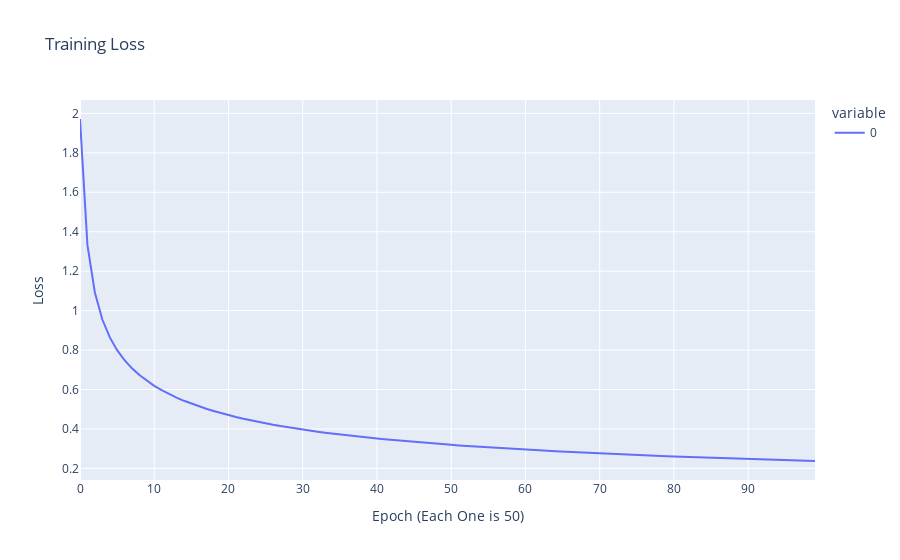

The notebook cell this image was saved under:
### Markdown cell above
Here's a plot of how training optimizes the loss function.

### Code cell
charts.pop('0')
fig = px.line(charts.values(), title='Training Loss', labels={'x':'Epoch', 'y':'Loss'})
fig.update_layout(xaxis_title='Epoch (Each One is 50)', yaxis_title='Loss')

### Figure 1 — Plotly figure (JSON) as saved in the notebook; plotly's stock layout.template omitted (floating-point values rounded to 4 significant figures)
{"data": [{"hovertemplate": "variable=0<br>index=%{x}<br>value=%{y}<extra></extra>", "legendgroup": "0", "line": {"color": "#636efa", "dash": "solid"}, "mode": "lines", "name": "0", "orientation": "v", "showlegend": true, "type": "scatter", "x": [0, 1, 2, 3, 4, 5, 6, 7, 8, 9, 10, 11, 12, 13, 14, 15, 16, 17, 18, 19, 20, 21, 22, 23, 24, 25, 26, 27, 28, 29, 30, 31, 32, 33, 34, 35, 36, 37, 38, 39, 40, 41, 42, 43, 44, 45, 46, 47, 48, 49, 50, 51, 52, 53, 54, 55, 56, 57, 58, 59, 60, 61, 62, 63, 64, 65, 66, 67, 68, 69, 70, 71, 72, 73, 74, 75, 76, 77, 78, 79, 80, 81, 82, 83, 84, 85, 86, 87, 88, 89, 90, 91, 92, 93, 94, 95, 96, 97, 98, 99], "xaxis": "x", "y": [1.972, 1.333, 1.092, 0.9562, 0.8655, 0.7995, 0.7485, 0.7073, 0.6731, 0.6439, 0.6187, 0.5964, 0.5766, 0.5588, 0.5427, 0.528, 0.5145, 0.5021, 0.4906, 0.4799, 0.4699, 0.4606, 0.4519, 0.4436, 0.4358, 0.4285, 0.4215, 0.4149, 0.4086, 0.4026, 0.3969, 0.3914, 0.3862, 0.3812, 0.3764, 0.3718, 0.3674, 0.3631, 0.359, 0.3551, 0.3512, 0.3476, 0.344, 0.3406, 0.3373, 0.334, 0.3309, 0.3279, 0.325, 0.3221, 0.3193, 0.3167, 0.314, 0.3115, 0.309, 0.3066, 0.3042, 0.3019, 0.2997, 0.2975, 0.2953, 0.2932, 0.2912, 0.2892, 0.2872, 0.2853, 0.2834, 0.2816, 0.2798, 0.278, 0.2763, 0.2746, 0.273, 0.2713, 0.2697, 0.2682, 0.2666, 0.2651, 0.2636, 0.2621, 0.2607, 0.2593, 0.2579, 0.2566, 0.2552, 0.2539, 0.2526, 0.2513, 0.2501, 0.2488, 0.2476, 0.2464, 0.2452, 0.2441, 0.2429, 0.2418, 0.2407, 0.2396, 0.2385, 0.2374], "yaxis": "y"}], "layout": {"legend": {"title": {"text": "variable"}, "tracegroupgap": 0}, "title": {"text": "Training Loss"}, "xaxis": {"anchor": "y", "domain": [0.0, 1.0], "title": {"text": "Epoch (Each One is 50)"}}, "yaxis": {"anchor": "x", "domain": [0.0, 1.0], "title": {"text": "Loss"}}}}
